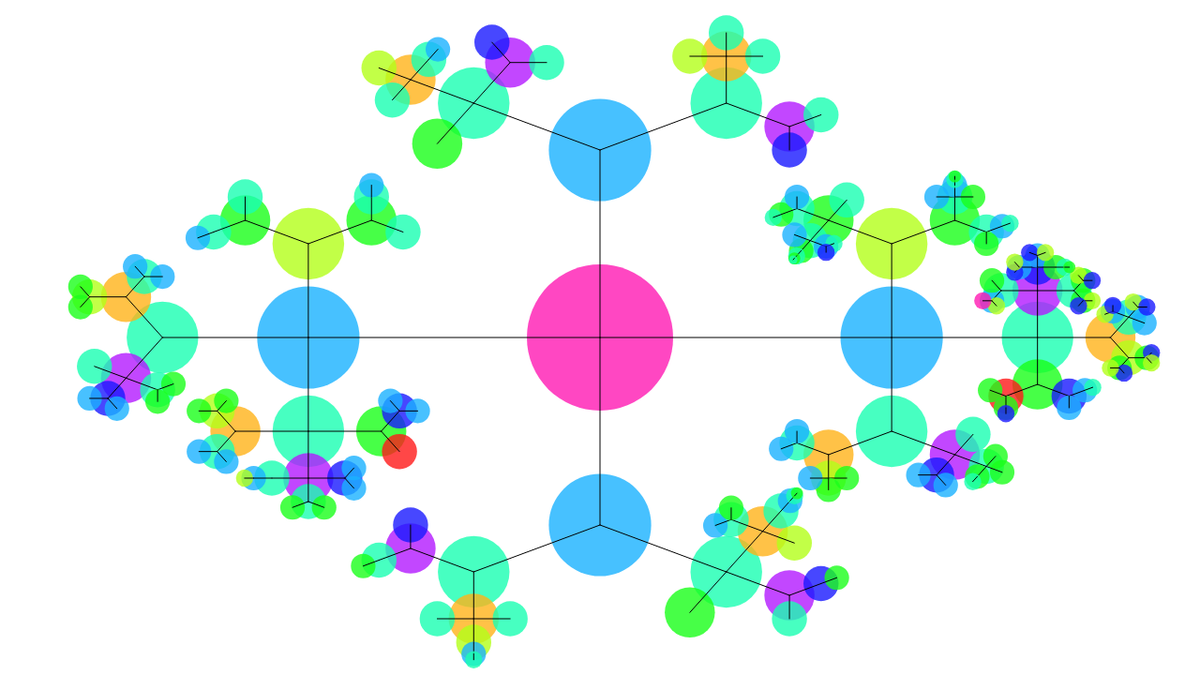
Frame 1 (no input)
Frame 60 (no input): identical to frame 1, image omitted
Frame 120 (the mouse pressed at the canvas centre since frame 60): identical to frame 1, image omitted

The p5.js sketch that drew this single still picture (run headless with seeded random() and noise() and a simulated clock; from frame 60 on, the mouse is pressed at the canvas centre):

// p5.js sketch
// ── sketch.js
let t;
let r;
let l;
let rDecay;
let lDecay;
let lines;

function setup() {
  createCanvas(1280, 720);
  colorMode(HSL);
  background(100);

  createP("Show Lines");
  lines = createCheckbox('lines', true);
  createP("Initial Circle Radius");
  r = createSlider(0, 300, 78, 1);
  createP("Initial Spreading");
  l = createSlider(0, 1200, 400, 50);
  createP("Radius Decay");
  rDecay = createSlider(0, 1, 0.7, 0.05);
  createP("Spreading Decay");
  lDecay = createSlider(0, 1, 0.5, 0.05);

  t = new Tree();
  t.generate();
}

function draw() {
  background(100);

  t.show(lines.checked(), r.value(), l.value(), rDecay.value(), lDecay.value());
}

// ── Rubik.js
class Rubik {
  constructor() {
    this.vals = [
      [0, 0, 0, 0, 0, 0, 0, 0],
      [1, 1, 1, 1, 1, 1, 1, 1],
      [2, 2, 2, 2, 2, 2, 2, 2],
      [3, 3, 3, 3, 3, 3, 3, 3],
      [4, 4, 4, 4, 4, 4, 4, 4],
      [5, 5, 5, 5, 5, 5, 5, 5]
    ];
  }

  copy(r) {
    let c = new Rubik();
    c.setVals(this.vals);
    return c;
  }

  equals(r) {
    let v = r.getVals();
    for (let i = 0; i < this.vals.length; i++) {
      for (let j = 0; j < this.vals[i].length; j++) {
        if (this.vals[i][j] != v[i][j]) {
          return false;
        }
      }
    }
    return true;
  }

  turn(s) {
    let face = this.vals[s].slice();
    face = face.splice(6, 2).concat(face);
    this.vals[s] = face.slice();
    let bars = [];
    if (s == 0) {
      bars.push([4, 0]);
      bars.push([1, 0]);
      bars.push([2, 0]);
      bars.push([3, 0]);
    } else if (s == 1) {
      bars.push([4, 2]);
      bars.push([5, 0]);
      bars.push([2, 6]);
      bars.push([0, 4]);
    } else if (s == 2) {
      bars.push([1, 2]);
      bars.push([5, 2]);
      bars.push([3, 6]);
      bars.push([0, 2]);
    } else if (s == 3) {
      bars.push([2, 2]);
      bars.push([5, 4]);
      bars.push([4, 6]);
      bars.push([0, 0]);
    } else if (s == 4) {
      bars.push([3, 2]);
      bars.push([5, 6]);
      bars.push([1, 6]);
      bars.push([0, 6]);
    } else if (s == 5) {
      bars.push([4, 4]);
      bars.push([3, 4]);
      bars.push([2, 4]);
      bars.push([1, 4]);
    }
    let barVals = [];
    for (let i = 0; i < bars.length; i++) {
      this.vals[bars[i][0]] = this.vals[bars[i][0]].concat(this.vals[bars[i][0]].slice(0, 3));
      let v = this.vals[bars[i][0]].slice(bars[i][1], bars[i][1] + 3);
      this.vals[bars[i][0]].splice(8, 3);
      barVals.push(v);
    }
    barVals = barVals.concat(barVals.splice(0, 1));
    for (let i = 0; i < barVals.length; i++) {
      for (let j = 0; j < barVals[i].length; j++) {
        let len = this.vals[bars[i][0]].length;
        this.vals[bars[i][0]][(bars[i][1]+j)%len] = barVals[i][j];
      }
    }
  }

  show(pos, r) {
    push();
    let h = 0;
    for (let i = 0; i < this.vals[1].length; i++) {
      if (this.vals[1][i] == 1) {
        h++;
      }
    }
    h = map(h, 0, 9, 0, 360);
    let c = color(h, 100, 55, .80);
    fill(c);
    noStroke();
    ellipse((pos.x-width/2)*14/9+width/2, pos.y, r*2);
    pop();
  }

  setVals(v) {
    for (let i = 0; i < this.vals.length; i++) {
      for (let j = 0; j < this.vals[i].length; j++) {
        this.vals[i][j] = v[i][j];
      }
    }
  }

  getVals() {
    return this.vals;
  }
}

// ── Tree.js
class Tree {
  constructor() {
    this.states = [];
    this.size = 0;
  }

  generate() {
    let base = new Rubik();
    let working = [];
    let totalCount = 1;
    working.push({state: base, parent: -1, id: 0, level: 0});
    while (working.length > 0) {
      let s = working.splice(0, 1);
      let up = s[0].state.copy();
      up.turn(0);
      up.turn(0);
      let right = s[0].state.copy();
      right.turn(2);
      right.turn(2);
      let left = s[0].state.copy();
      left.turn(4);
      left.turn(4);
      let down = s[0].state.copy();
      down.turn(5);
      down.turn(5);
      let proposed = [up, down, left, right];
      while (proposed.length > 0) {
        let addIt = true;
        for (let i = 0; i < this.size && addIt; i++) {
          if (this.states[i].state.equals(proposed[0])) {
            addIt = false;
          }
        }
        for (let i = 0; i < working.length && addIt; i++) {
          if (working[i].state.equals(proposed[0])) {
            addIt = false;
          }
        }
        let p = proposed.splice(0, 1);
        if (addIt) {
          let newLevel = s[0].level + 1;
          working.push({state: p[0], parent: this.size, id: totalCount++, level: newLevel});
        }
      }
      this.states.push(s[0]);
      this.size++;
    }
  }

  show(lines, r, l, rDecay, lDecay) {
    let working = [];
    working = working.concat(this.states.filter(childFilter(-1)));
    // a state has a rubik, a parent index, an id, level, position, radius, fromAngle, and fromLen
    working[0].position = createVector(width/2, height/2);
    working[0].radius = r;
    working[0].fromAngle = PI/2;
    working[0].fromLen = l;
    while (working.length > 0) {
      working[0].state.show(working[0].position, working[0].radius);
      if (working[0].id != 0 && lines) {
        let x1 = working[0].position.x;
        let y1 = working[0].position.y;
        let x2 = this.states[working[0].parent].position.x;
        let y2 = this.states[working[0].parent].position.y;
        x1 = (x1 - width/2)*14/9 + width/2;
        x2 = (x2 - width/2)*14/9 + width/2;
        line(x1, y1, x2, y2);
      }
      let newAdditions = this.states.filter(childFilter(working[0].id));
      let len = working[0].fromLen*lDecay;
      let r = working[0].radius*rDecay;
      let angleSpread = 2*PI/(newAdditions.length + (working[0].id != 0));
      for (let i = 0; i < newAdditions.length; i++) {
        let angle = working[0].fromAngle + (i + 1)*angleSpread - PI;
        let disp = p5.Vector.fromAngle(angle);
        disp.setMag(len);
        let p = p5.Vector.add(working[0].position, disp);
        newAdditions[i].position = p;
        newAdditions[i].radius = r;
        newAdditions[i].fromAngle = angle;
        newAdditions[i].fromLen = len;
      }
      working = working.concat(newAdditions);
      working.splice(0, 1);
    }
  }
}

function childFilter(n) {
  return function(obj) {
    return (obj.parent == n);
  }
}
